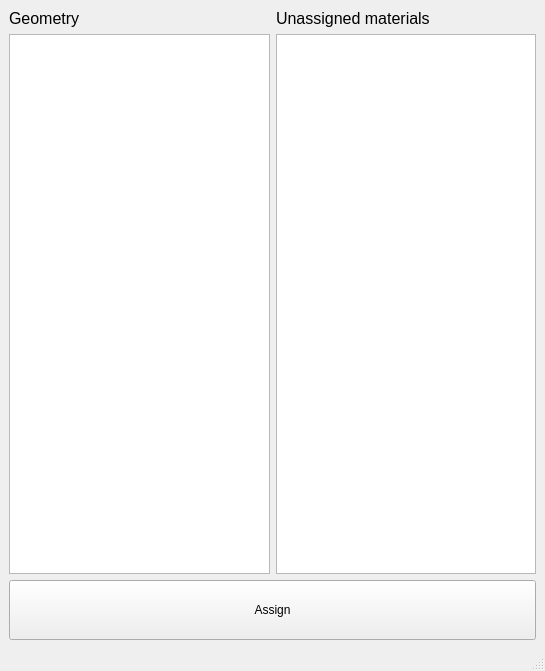
<?xml version="1.0" encoding="UTF-8"?>
<ui version="4.0">
 <class>window_mats_Isolator</class>
 <widget class="QMainWindow" name="window_mats_Isolator">
  <property name="geometry">
   <rect>
    <x>0</x>
    <y>0</y>
    <width>545</width>
    <height>671</height>
   </rect>
  </property>
  <property name="windowTitle">
   <string>Materials Isolator</string>
  </property>
  <widget class="QWidget" name="centralwidget">
   <layout class="QGridLayout" name="gridLayout_2">
    <item row="0" column="0">
     <layout class="QHBoxLayout" name="horizontalLayout_2">
      <item>
       <widget class="QLabel" name="label">
        <property name="font">
         <font>
          <pointsize>12</pointsize>
          <weight>50</weight>
          <bold>false</bold>
         </font>
        </property>
        <property name="text">
         <string>Geometry</string>
        </property>
       </widget>
      </item>
      <item>
       <widget class="QLabel" name="label_2">
        <property name="font">
         <font>
          <pointsize>12</pointsize>
          <weight>50</weight>
          <bold>false</bold>
         </font>
        </property>
        <property name="text">
         <string>Unassigned materials</string>
        </property>
       </widget>
      </item>
     </layout>
    </item>
    <item row="1" column="0">
     <layout class="QHBoxLayout" name="horizontalLayout">
      <item>
       <widget class="QListWidget" name="listWidget"/>
      </item>
      <item>
       <widget class="QListWidget" name="listWidget_2"/>
      </item>
     </layout>
    </item>
    <item row="2" column="0">
     <widget class="QPushButton" name="pushButton">
      <property name="minimumSize">
       <size>
        <width>0</width>
        <height>60</height>
       </size>
      </property>
      <property name="text">
       <string>Assign</string>
      </property>
     </widget>
    </item>
   </layout>
  </widget>
  <widget class="QMenuBar" name="menubar">
   <property name="geometry">
    <rect>
     <x>0</x>
     <y>0</y>
     <width>545</width>
     <height>21</height>
    </rect>
   </property>
  </widget>
  <widget class="QStatusBar" name="statusbar"/>
 </widget>
 <resources/>
 <connections/>
</ui>
